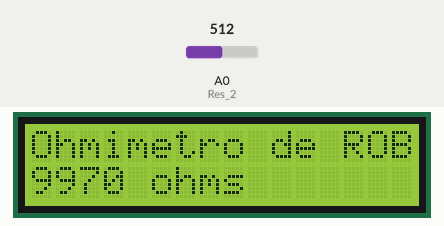
A sketch run on a simulated Arduino Uno, built with avr-gcc and run on an emulated ATmega328P. Shown: 16×2 character LCD. Inputs (shaded band) come from the test bench; at power-on: A0 (Res_2) = 512. What the sketch prints to the serial monitor is not drawn.

Above: at 1.2 s.
1.3 s: A0 (Res_2) set to 917
At 1.7 s:
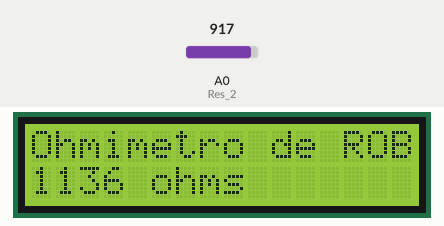
2.8 s: A0 (Res_2) set to 945
At 4.0 s:
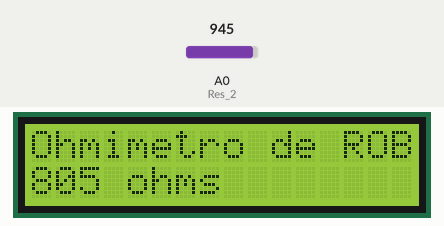
4.3 s: A0 (Res_2) set to 0
At 5.5 s:
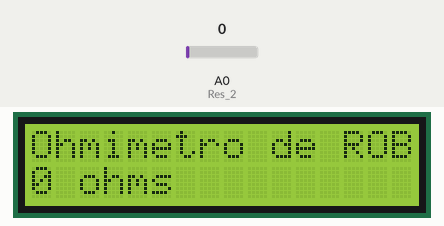
Timing chart, 0 to 7.3 s (numbered marks = the images above; inputs shaded):
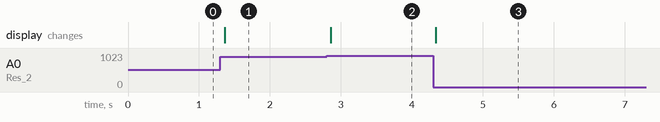

The sketch:

ohmimetro_2.ino
```cpp
/*
  Fundacion Kinal
  Centro Educativo Tecnico Kinal
  Electronica
  Grado: Quinto
  Curso: Taller de Electronica Digital
  Alumno: Roberto Antonio Monterroso Aguilar
  Seccion: A
  Carne: 2019507
  Proyecto: Uso de interrupciones de termporizador
*/
//librerias a usar
#include <Wire.h>
#include <LiquidCrystal_I2C.h>
//Directivas de preprocesador
#define direccion_lcd 0x27 //Direccion del I2C del LCD
#define filas 2
#define columnas 16
#define Res_2 A0//Lectura de entrada

//Variables
int Res_1();

//Constructor
LiquidCrystal_I2C LCD_Roberto(direccion_lcd, columnas, filas);

  void setup() {
    Serial.begin(9600);
    Serial.print("Ohmimetro de ROB");
    pinMode(Res_2, INPUT);
    LCD_Roberto.init();
    LCD_Roberto.backlight();
}

void loop() {
  LCD_Roberto.setCursor(0,0);
  LCD_Roberto.print("Ohmimetro de ROBERTO :D");
  unsigned long int ohms = Res_1();
  LCD_Roberto.setCursor(0,1);
  LCD_Roberto.print(ohms);
  LCD_Roberto.print(" ohms           ");
}

 int Res_1(){
    int lectura = 0;//Valor de voltaje en el divisor de voltaje
    int Ve = 5;// Voltaje de entrada
    float Vr2 = 0;//Voltaje de R2
    float R1 = 10000;// Valor de la Resistencia
    float R2 = 0;// valor de la recistencia a encontrar
    float relacion = 0;

     lectura = analogRead(Res_2);
   if(lectura) //Si detecta una resistencia
  {
    relacion = lectura * Ve;   // Opera el valor de la lectura del divisor por el voltaje de alimentacion
    Vr2 = (relacion)/1024.0;  //Convierte la relacion a una escala de 0-1023 RAW para calcular el voltaje
    relacion = (Ve/Vr2) -1;  // La Operacion deja un entero 1 parasito que se elimina con el -1 para obtener el valor real
    R2= (R1 * relacion)-30; //Multiplica la R1 por la relacion para obtener el valor de R2
    LCD_Roberto.println(R2);   //Imprime resultado de la operacion
    return R2;
  }

  else {
    Serial.println("Conecta una resistencia");//Si no detecta una resistencia
    return 0;
    }
  }
```

Measured:
- the behaviour switches between 928 and 929 on A0 (Res_2) (found by bisection; images 1 and 2)
- after the input at 1.3 s, the display: changes after 0.06 s (image 1)
- after the input at 2.8 s, the display: changes after 0.06 s (image 2)
- after the input at 4.3 s, the display: changes at once (image 3)
